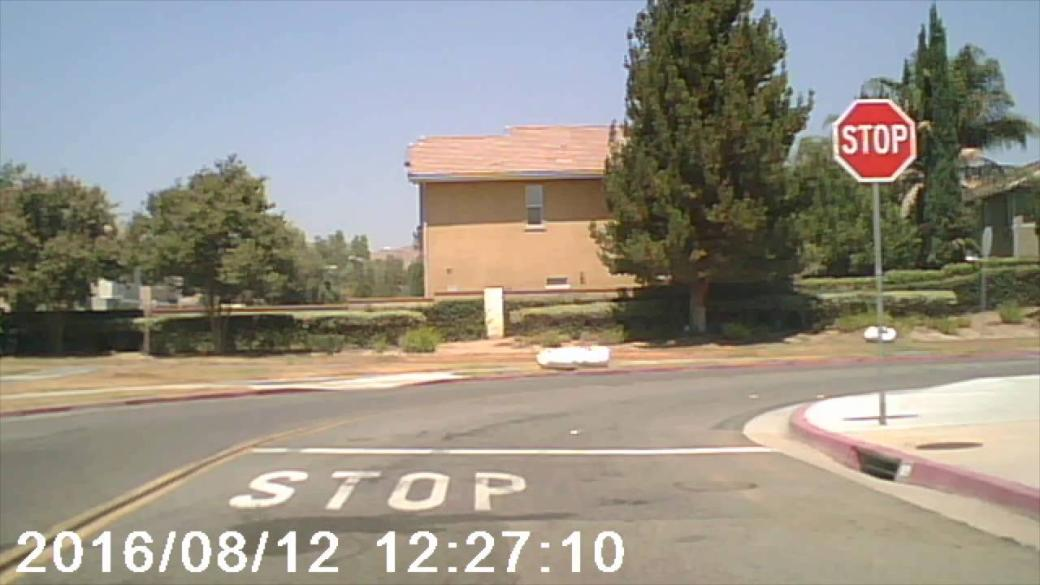
#> input picture stop_sign.jpg, 1040 x 585 px, found by its file name
$ python 07.py
#> lines starting #> are read from the running program, lines starting #| are printed output that depends on the picture; after the words box and inside, x2 and y2 are one past the last pixel; in counts of white or black regions, pixels touching at a corner belong together
#Učitajte sliku “stop_sign.jpg”. Metodom filtriranja boje detektirajte znak stop. Rješenje zadatka
#prikazano je na slijedećoj slici.

import cv2
import numpy as np

image_bgr=cv2.imread("stop_sign.jpg")
#> image_bgr is the input picture: shape (585, 1040, 3); mean B, G, R 134.6, 145.8, 151.5
image_hsv=cv2.cvtColor(image_bgr,cv2.COLOR_BGR2HSV)
#> image_hsv: shape (585, 1040, 3); mean H, S, V 43.2, 61.2, 161.2

lower_red_boundry=np.array([0,120,50])
upper_red_boundry=np.array([1,200,255])
red_mask=cv2.inRange(image_hsv,lower_red_boundry,upper_red_boundry)
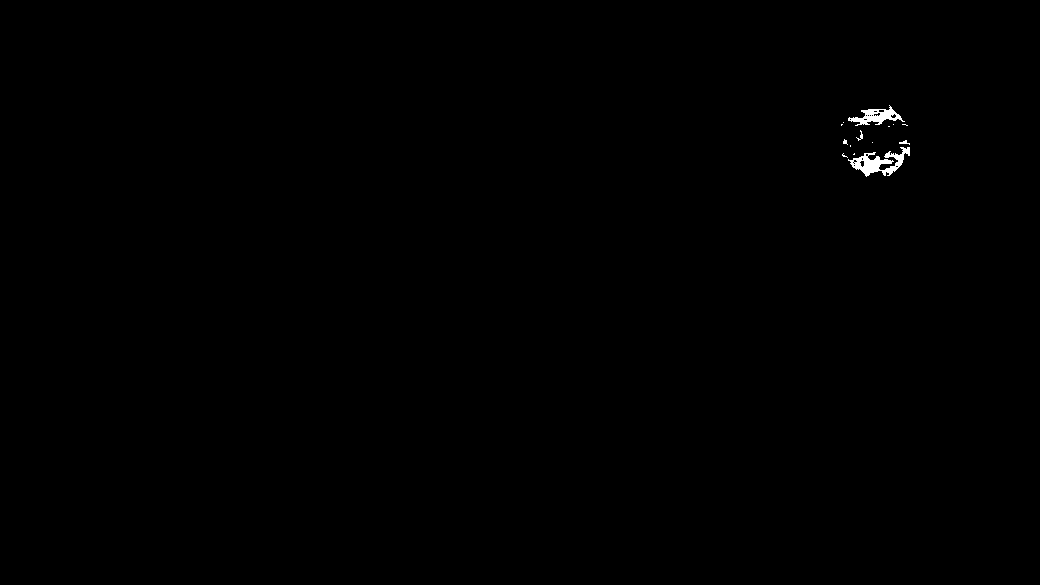
#> red_mask: shape (585, 1040); 0.22% white; 14 white regions (10 under 20 px), largest, box (x1, y1, x2, y2) and area: (848, 147, 910, 177) 746, (848, 105, 905, 126) 482, (899, 140, 910, 145) 26, (856, 130, 863, 141) 25
rec=cv2.boundingRect(red_mask)
#> rec = (841, 105, 69, 72)

cv2.rectangle(image_bgr,rec,color=(0,255,0),thickness=2)
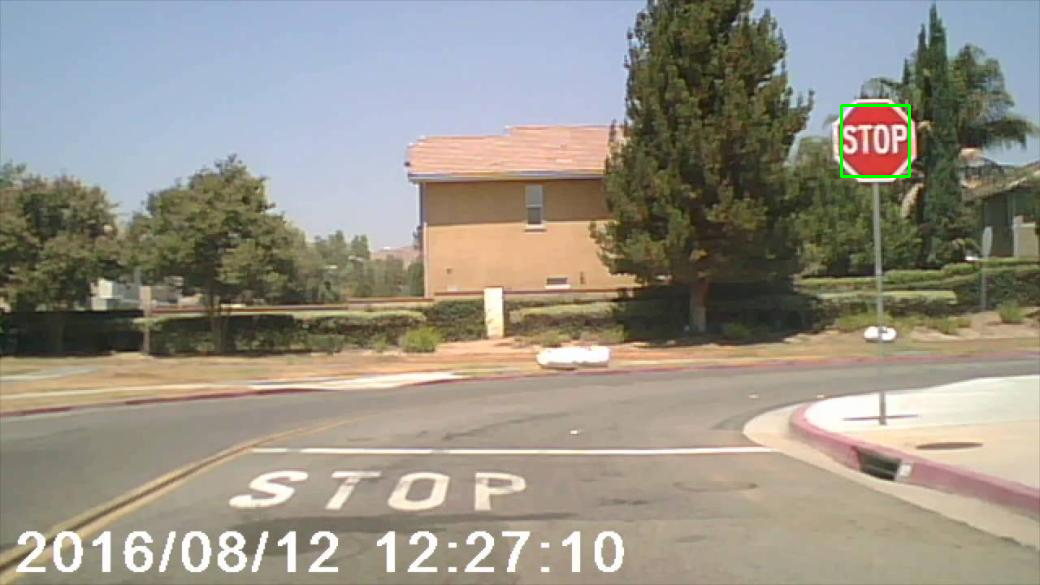
#> image_bgr: shape (585, 1040, 3); 0.14% of pixels changed, all inside (x1, y1, x2, y2) = (840, 104, 911, 178)
red_mmask_rec=cv2.bitwise_and(image_bgr,image_bgr,mask=red_mask)


cv2.imshow("Original with rectangle",red_mmask_rec)
cv2.imshow("Original picture",image_bgr)
cv2.imshow("Red mask",red_mask)
cv2.waitKey()
cv2.destroyAllWindows()
